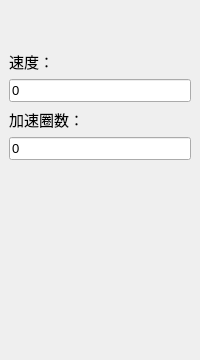
              <widget class="QWidget" name="speed">
               <layout class="QVBoxLayout" name="verticalLayout_3">
                <property name="spacing">
                 <number>6</number>
                </property>
                <property name="leftMargin">
                 <number>9</number>
                </property>
                <property name="topMargin">
                 <number>50</number>
                </property>
                <property name="rightMargin">
                 <number>9</number>
                </property>
                <property name="bottomMargin">
                 <number>200</number>
                </property>
                <item>
                 <widget class="QLabel" name="label_19">
                  <property name="font">
                   <font>
                    <family>MS Shell Dlg 2</family>
                    <pointsize>11</pointsize>
                    <weight>50</weight>
                    <bold>false</bold>
                   </font>
                  </property>
                  <property name="text">
                   <string>速度：</string>
                  </property>
                 </widget>
                </item>
                <item>
                 <widget class="QLineEdit" name="m_speed">
                  <property name="font">
                   <font>
                    <pointsize>10</pointsize>
                   </font>
                  </property>
                  <property name="styleSheet">
                   <string notr="true"/>
                  </property>
                  <property name="text">
                   <string>0</string>
                  </property>
                 </widget>
                </item>
                <item>
                 <widget class="QLabel" name="label_20">
                  <property name="font">
                   <font>
                    <family>MS Shell Dlg 2</family>
                    <pointsize>11</pointsize>
                    <weight>50</weight>
                    <bold>false</bold>
                   </font>
                  </property>
                  <property name="text">
                   <string>加速圈数：</string>
                  </property>
                 </widget>
                </item>
                <item>
                 <widget class="QLineEdit" name="m_circle">
                  <property name="font">
                   <font>
                    <pointsize>10</pointsize>
                   </font>
                  </property>
                  <property name="styleSheet">
                   <string notr="true"/>
                  </property>
                  <property name="text">
                   <string>0</string>
                  </property>
                 </widget>
                </item>
               </layout>
              </widget>
